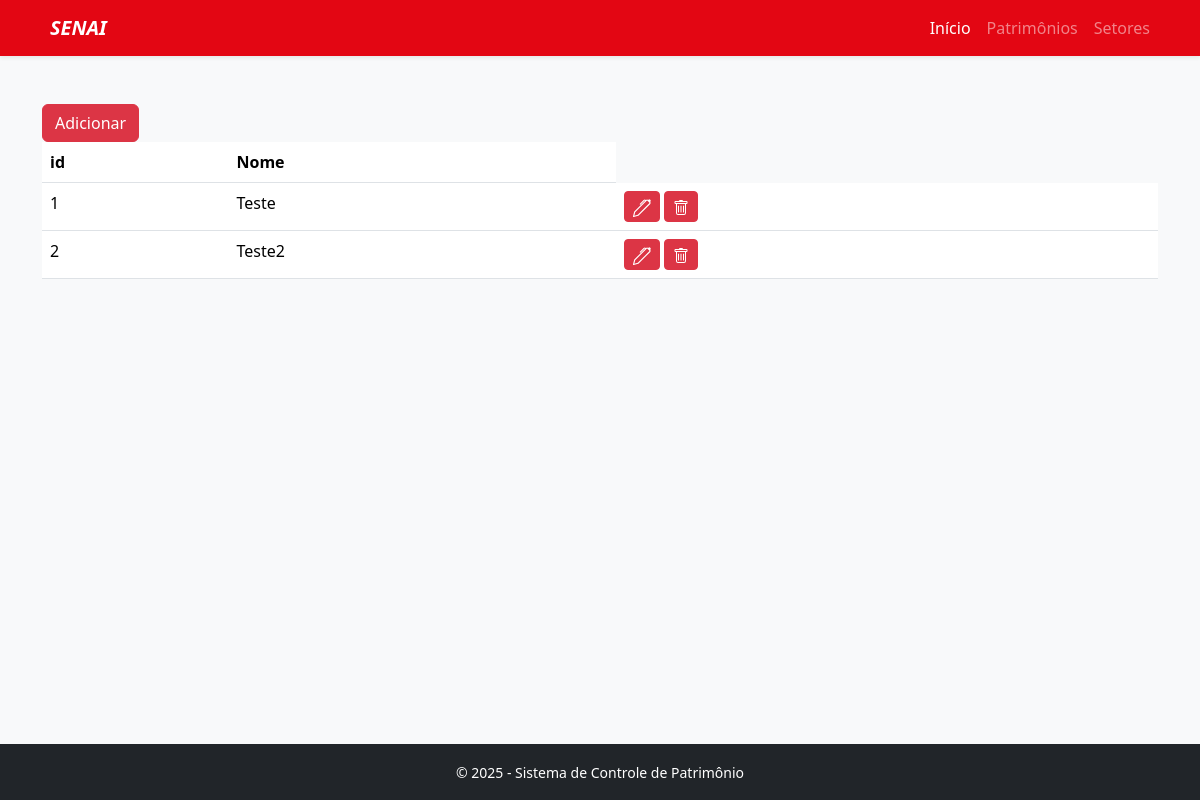
The app's page /setor, older data.
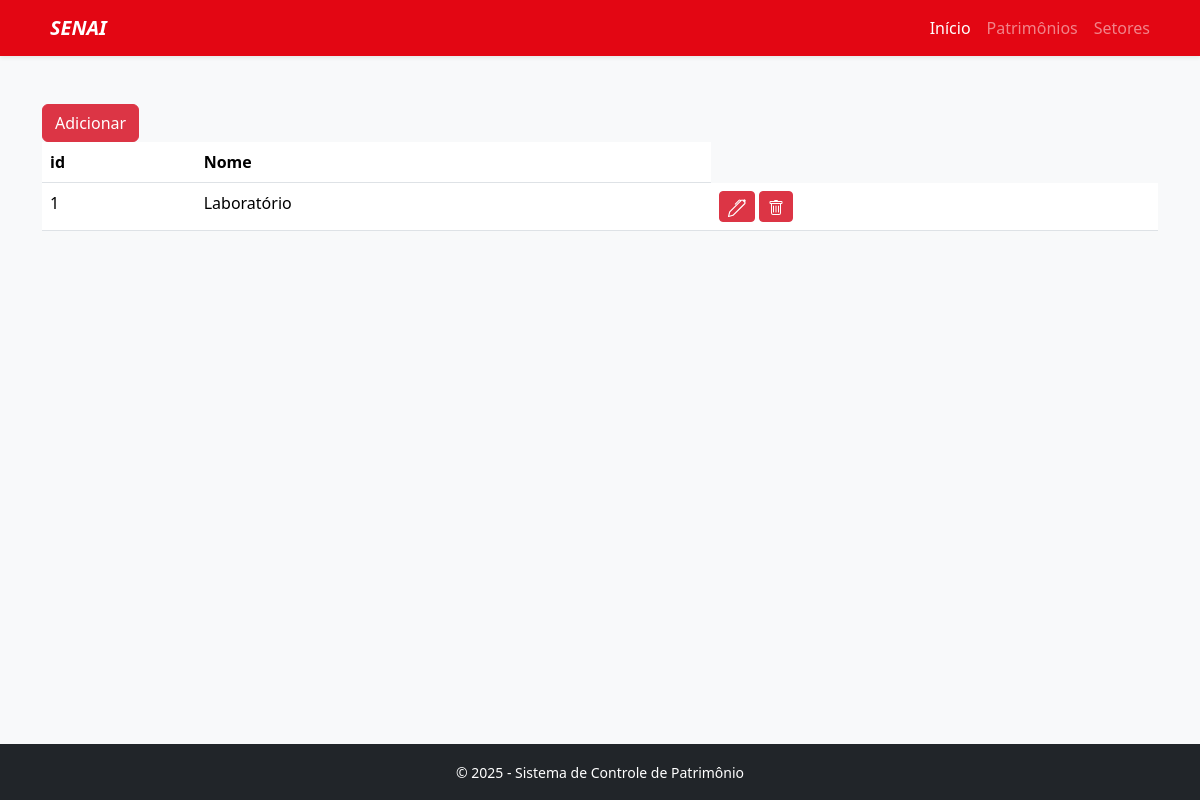
The same page, newer data.
### tables this page shows
CREATE TABLE setores(
            id INTEGER PRIMARY KEY,
            nome TEXT NOT NULL 
        );

### main.py (the view)
@app.route("/setor", methods=['GET', 'POST', 'PUT', 'DELETE'])
def setores():
    setor = bd.Setor()
    if request.method == 'POST':
        nome = request.form['nome']
        setor.create(nome)
        return redirect(url_for("setores"))
    elif request.method == 'PUT':
        id = int(request.form['id'])
        nome = request.form['nome']
        setor.update(id, nome)
        return redirect(url_for("setores"))
    elif request.method == "DELETE":
        id = int(request.form['id'])
        setor.delete(id)
        return redirect(url_for("setores"))
    else:
        setores = setor.read()
        return render_template("setores.jinja", setores=setores)

### bd.py (called while the page is built)
    @staticmethod
    def read(id = False):
        if id:
            cursor.execute(
                f"""
                    SELECT * FROM setores WHERE id = '{id}';
                """
            )
            rows = cursor.fetchall()
            return rows
        else:
            cursor.execute(
                f"""
                    SELECT * FROM setores;
                """
            )
            rows = cursor.fetchall()
            return rows

### templates/setores.jinja (shortened to what this page needs)
{% extends "base.jinja" %}
{% import 'macros_icons.jinja' as icon %}
{% block page %}
<a href="{{url_for('form_setores')}}"><button type="button" class="btn btn-danger">Adicionar</button></a>
<table class="table">
    <thead>
        <th scope="col">id</th>
        <th scope="col">Nome</th>
    </thead>
    <tbody>
            {% for setor in setores %}
        <tr>
            <td>{{ setor[0] }}</td>
            <td>{{ setor[1] }}</td>
            <td>
                <a href="{{ url_for('form_setores', id=setor[0]) }}"><button class="btn btn-sm btn-danger">{{ icon.icon_pen(size=18) }}</button></a>
                <form action="{{ url_for('setores') }}" method="POST" style="display:inline;">
                    <button type="submit" class="btn btn-sm btn-danger"
                            onclick="return confirm('Tem certeza que deseja deletar {{ setor[1] }}?');">
                    </button>
                </form>
            </td>
        </tr>
            {% else %}
            <p>Nenhum setor cadastrado ainda.</p>
            {% endfor %}
    </tbody>
</table>
{% endblock %}

### templates/macros_icons.jinja (shortened to what this page needs)
{% macro icon_pen(size=16, color="currentColor") %}
<svg xmlns="http://www.w3.org/2000/svg" width="{{ size }}" height="{{ size }}" fill="{{ color }}" class="bi bi-pen" viewBox="0 0 16 16">
  <path d="m13.498.795.149-.149a1.207 1.207 0 1 1 1.707 1.708l-.149.148a1.5 1.5 0 0 1-.059 2.059L4.854 14.854a.5.5 0 0 1-.233.131l-4 1a.5.5 0 0 1-.606-.606l1-4a.5.5 0 0 1 .131-.232l9.642-9.642a.5.5 0 0 0-.642.056L6.854 4.854a.5.5 0 1 1-.708-.708L9.44.854A1.5 1.5 0 0 1 11.5.796a1.5 1.5 0 0 1 1.998-.001m-.644.766a.5.5 0 0 0-.707 0L1.95 11.756l-.764 3.057 3.057-.764L14.44 3.854a.5.5 0 0 0 0-.708z"/>
</svg>
{% endmacro %}

Row changes from the older to the newer data that the page shows:
removed setores: id "2", nome "Teste2", {{ size }} 18 (drawn)
changed setores id 1: nome "Teste" → "Laboratório"
